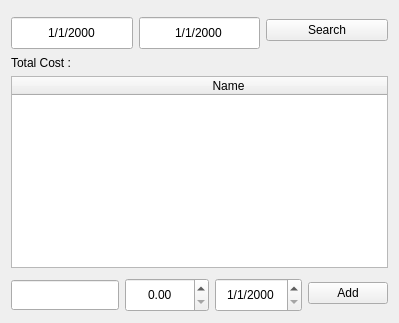
         <widget class="QWidget" name="tab_10">
          <attribute name="title">
           <string>Bills</string>
          </attribute>
          <layout class="QGridLayout" name="gridLayout_7">
           <item row="2" column="0" colspan="3">
            <widget class="QTableWidget" name="tableWidget_6">
             <property name="horizontalScrollBarPolicy">
              <enum>Qt::ScrollBarAlwaysOff</enum>
             </property>
             <attribute name="horizontalHeaderDefaultSectionSize">
              <number>433</number>
             </attribute>
             <column>
              <property name="text">
               <string>Name</string>
              </property>
             </column>
             <column>
              <property name="text">
               <string>Cost</string>
              </property>
             </column>
             <column>
              <property name="text">
               <string>Date</string>
              </property>
             </column>
            </widget>
           </item>
           <item row="0" column="1">
            <widget class="QDateEdit" name="dateEdit_4">
             <property name="styleSheet">
              <string notr="true">min-height : 28px;
margin-top : 5px</string>
             </property>
             <property name="alignment">
              <set>Qt::AlignCenter</set>
             </property>
             <property name="buttonSymbols">
              <enum>QAbstractSpinBox::NoButtons</enum>
             </property>
             <property name="displayFormat">
              <string>d/M/yyyy</string>
             </property>
            </widget>
           </item>
           <item row="3" column="0" colspan="3">
            <layout class="QHBoxLayout" name="horizontalLayout_9">
             <item>
              <widget class="QLineEdit" name="lineEdit_5">
               <property name="styleSheet">
                <string notr="true">height : 28px;
margin-top : 4px;
max-width : 800px</string>
               </property>
              </widget>
             </item>
             <item>
              <widget class="QDoubleSpinBox" name="doubleSpinBox">
               <property name="styleSheet">
                <string notr="true">height : 28px;
margin-top : 4px</string>
               </property>
               <property name="alignment">
                <set>Qt::AlignCenter</set>
               </property>
               <property name="maximum">
                <double>1000000.000000000000000</double>
               </property>
              </widget>
             </item>
             <item>
              <widget class="QDateEdit" name="dateEdit_17">
               <property name="styleSheet">
                <string notr="true">height : 28px;
margin-top : 4px</string>
               </property>
               <property name="alignment">
                <set>Qt::AlignCenter</set>
               </property>
               <property name="displayFormat">
                <string>d/M/yyyy</string>
               </property>
              </widget>
             </item>
             <item>
              <widget class="QPushButton" name="pushButton_4">
               <property name="cursor">
                <cursorShape>PointingHandCursor</cursorShape>
               </property>
               <property name="text">
                <string>Add</string>
               </property>
              </widget>
             </item>
            </layout>
           </item>
           <item row="0" column="0">
            <widget class="QDateEdit" name="dateEdit_3">
             <property name="styleSheet">
              <string notr="true">min-height : 28px;
margin-top : 5px</string>
             </property>
             <property name="alignment">
              <set>Qt::AlignCenter</set>
             </property>
             <property name="buttonSymbols">
              <enum>QAbstractSpinBox::NoButtons</enum>
             </property>
             <property name="displayFormat">
              <string>d/M/yyyy</string>
             </property>
            </widget>
           </item>
           <item row="0" column="2">
            <widget class="QPushButton" name="pushButton_3">
             <property name="cursor">
              <cursorShape>PointingHandCursor</cursorShape>
             </property>
             <property name="text">
              <string>Search</string>
             </property>
            </widget>
           </item>
           <item row="1" column="0">
            <widget class="QLabel" name="label_15">
             <property name="text">
              <string>Total Cost :</string>
             </property>
            </widget>
           </item>
          </layout>
         </widget>
